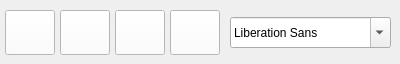
      <widget class="QWidget" name="text_settings">
       <widget class="QPushButton" name="paint_tab_text_settings_overstrike_button">
        <property name="geometry">
         <rect>
          <x>170</x>
          <y>10</y>
          <width>50</width>
          <height>45</height>
         </rect>
        </property>
        <property name="toolTip">
         <string>overstrike</string>
        </property>
        <property name="toolTipDuration">
         <number>-5</number>
        </property>
        <property name="styleSheet">
         <string notr="true">
							   QPushButton:hover {
							   background-color: rgb(242, 242, 242);
							   icon: url(:/ui/overstrikeHover.png);
							   }

							   QPushButton {
							   background-color: white;
							   }
						   </string>
        </property>
        <property name="text">
         <string/>
        </property>
        <property name="icon">
         <iconset resource="resources/main_window_resources.qrc">
          <normaloff>:/ui/overstrike.png</normaloff>:/ui/overstrike.png</iconset>
        </property>
        <property name="iconSize">
         <size>
          <width>30</width>
          <height>30</height>
         </size>
        </property>
       </widget>
       <widget class="QPushButton" name="paint_tab_text_settings_underline_button">
        <property name="geometry">
         <rect>
          <x>115</x>
          <y>10</y>
          <width>50</width>
          <height>45</height>
         </rect>
        </property>
        <property name="toolTip">
         <string>underline</string>
        </property>
        <property name="toolTipDuration">
         <number>-5</number>
        </property>
        <property name="styleSheet">
         <string notr="true">
							   QPushButton:hover {
							   background-color: rgb(242, 242, 242);
							   icon: url(:/ui/underlineHover.png);
							   }

							   QPushButton {
							   background-color: white;
							   }
						   </string>
        </property>
        <property name="text">
         <string/>
        </property>
        <property name="icon">
         <iconset resource="resources/main_window_resources.qrc">
          <normaloff>:/ui/underline.png</normaloff>:/ui/underline.png</iconset>
        </property>
        <property name="iconSize">
         <size>
          <width>30</width>
          <height>30</height>
         </size>
        </property>
       </widget>
       <widget class="QPushButton" name="paint_tab_text_settings_italic_button">
        <property name="geometry">
         <rect>
          <x>60</x>
          <y>10</y>
          <width>50</width>
          <height>45</height>
         </rect>
        </property>
        <property name="toolTip">
         <string>italic</string>
        </property>
        <property name="toolTipDuration">
         <number>-5</number>
        </property>
        <property name="styleSheet">
         <string notr="true">
							   QPushButton:hover {
							   background-color: rgb(242, 242, 242);
							   icon: url(:/ui/italicHover.png);
							   }

							   QPushButton {
							   background-color: white;
							   }
						   </string>
        </property>
        <property name="text">
         <string/>
        </property>
        <property name="icon">
         <iconset resource="resources/main_window_resources.qrc">
          <normaloff>:/ui/italic.png</normaloff>:/ui/italic.png</iconset>
        </property>
        <property name="iconSize">
         <size>
          <width>30</width>
          <height>30</height>
         </size>
        </property>
       </widget>
       <widget class="QPushButton" name="paint_tab_text_settings_bold_button">
        <property name="geometry">
         <rect>
          <x>5</x>
          <y>10</y>
          <width>50</width>
          <height>45</height>
         </rect>
        </property>
        <property name="toolTip">
         <string>bold</string>
        </property>
        <property name="toolTipDuration">
         <number>-5</number>
        </property>
        <property name="styleSheet">
         <string notr="true">
							   QPushButton:hover {
							   background-color: rgb(242, 242, 242);
							   icon: url(:/ui/boldHover.png);
							   }

							   QPushButton {
							   background-color: white;
							   }
						   </string>
        </property>
        <property name="text">
         <string/>
        </property>
        <property name="icon">
         <iconset resource="resources/main_window_resources.qrc">
          <normaloff>:/ui/bold.png</normaloff>:/ui/bold.png</iconset>
        </property>
        <property name="iconSize">
         <size>
          <width>30</width>
          <height>30</height>
         </size>
        </property>
       </widget>
       <widget class="FontComboBox" name="paint_tab_text_settings_font_combobox">
        <property name="geometry">
         <rect>
          <x>230</x>
          <y>17</y>
          <width>161</width>
          <height>31</height>
         </rect>
        </property>
        <property name="toolTip">
         <string>Text Font</string>
        </property>
        <property name="toolTipDuration">
         <number>-5</number>
        </property>
        <property name="styleSheet">
         <string notr="true"/>
        </property>
       </widget>
      </widget>
